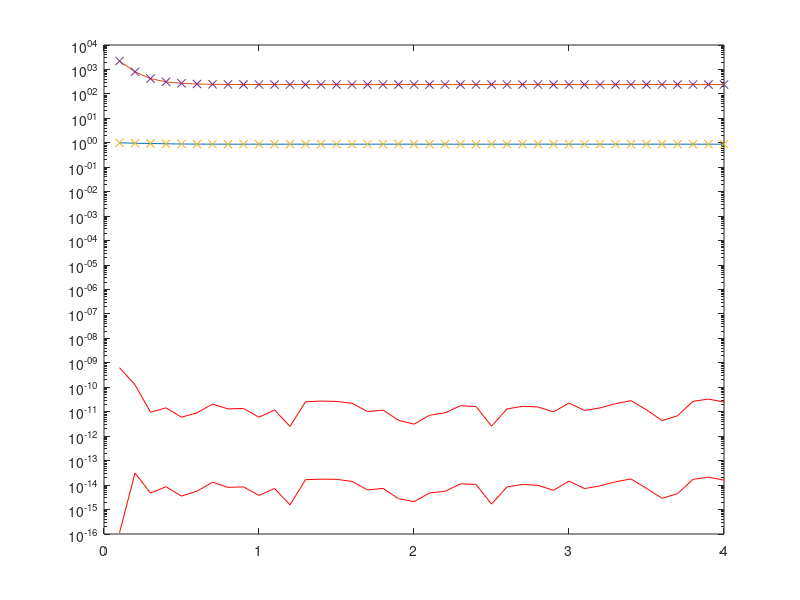

MATLAB code for this plot:
% This script performs a quick validation of the Bergman recursion as
% equivalent to the Tichavsky recursion for non-singular Q matrices
%
% The advantage of the Bergman recursion is apparent for singular Q
% matrices
%
%

%%
% ~~~~~~~~~~~~~~~~~~~~~~~~~~~~~~~~~~~~~~~~~~~~
% Simulate linear motion model and KF estimates
% ~~~~~~~~~~~~~~~~~~~~~~~~~~~~~~~~~~~~~~~~~~~~

close all

% Define time
%
delta = 0.1;  % Sampling period
t=0:delta:4;
N=length(t);

% Transition model (linear)
%
F = [1.5, delta; 0 1.5];
f = @(x)(F*x);
Ffunc = @(x)F;

% Observation matrix (only observe position)
%
H = [1 0];

% Define noise vectors
%
sigma_v = 1;  % Process noise
sigma_w = 1;   % Measurement noise

Q = sigma_v^2*[1 0; 0 1];   % Non-singular Q - either recursion works
% Q = sigma_v^2*[1 0; 0 0];   % Singular Q - must use Bergman recursion

R = sigma_w^2 .* eye(size(H,1));

% Prior distribution
%
x0 = [3; 0];
m0 = x0;
P0 = diag(100*[(pi)^2 (pi)^2]);

%% 
% ~~~~~~~~~~~~~~~~~~~~~~~~~~~~~~~~~~~~~~~~~~~~
% Compute the posterior Cramer-Rao bound (PCRB)
% ~~~~~~~~~~~~~~~~~~~~~~~~~~~~~~~~~~~~~~~~~~~~


% Initialise variables
%
pcrb=zeros(2,N);
pcrb2=zeros(2,N);
J=zeros(2,2,N);
Pprior=zeros(2,2,N);
Pprior(:,:,1)=P0;

Pprior2=zeros(2,2,N);
Pprior2(:,:,1)=P0;
J(:,:,1)=inv(P0);

% Compute the PCRB using closed form expressions
%
U = F'*inv(Q)*F;
V = -F'*inv(Q);
W = inv(Q) + H'*inv(R)*H;

Rinv = H'*inv(R)*H;
G = eye(2);


Ppost=zeros(2,2,N);
Ppost(:,:,1)=P0;  % P_{0|0}

for k=2:N
    
    % Recursively compute the Fisher information matrix
    %
    J(:,:,k) = W - V'*inv(J(:,:,k-1) + U)*V;
   
    % P_{1|0}
    Pprior(:,:,k) = F*Ppost(:,:,k-1)*F' + Q;
    
    % P_{1|1}
    Ppost(:,:,k) = inv( inv(Pprior(:,:,k)) + Rinv);
    
    % Compute the PCRB at the curret time
    %
    pcrb(:,k) = diag(inv(J(:,:,k)));
    pcrb2(:,k) = diag(Ppost(:,:,k));

end
% pcrb2(:,end)=[];
norm(pcrb-pcrb2)./norm(pcrb2)

semilogy(t,pcrb);
hold on;
semilogy(t,pcrb2,'x');
semilogy(t,abs(pcrb-pcrb2),'r');
% semilogy(t,abs(pcrb-pcrb3),'.-');